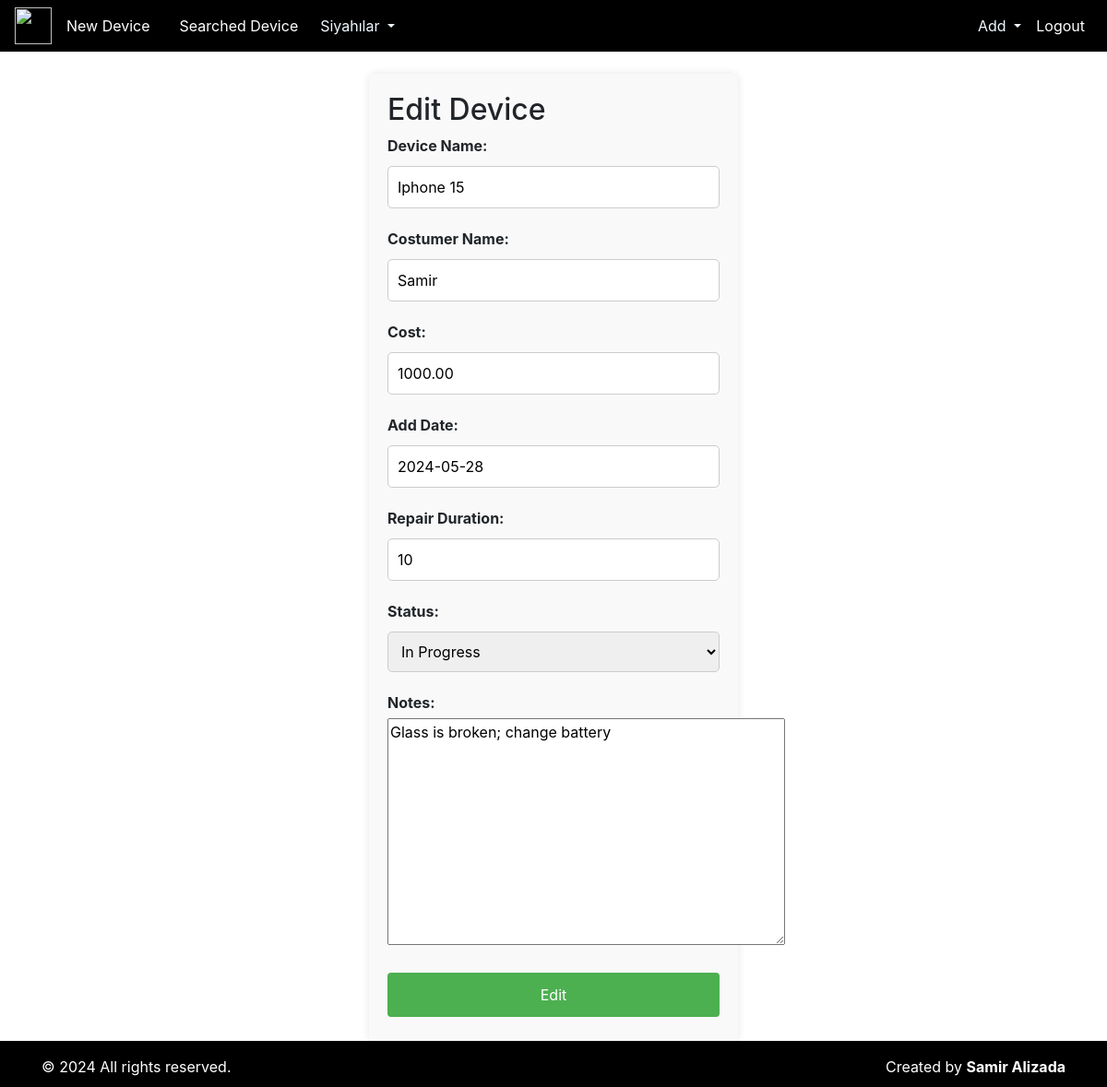
The page /device/1/edit/ (signed in) on the database its author committed.
### repair/models.py (models this page shows, shortened)
class Device(models.Model):
    STATUS_CHOICES = [
        ('Received', 'Received'),
        ('In Progress', 'In Progress'),
        ('Completed', 'Completed'),
        ('Delivered', 'Delivered')
    ]
    series_id = models.CharField(max_length=6, unique=True, blank=True)  # Make sure this is unique
    device_name = models.CharField(max_length=100)
    customer_name = models.CharField(max_length=100)
    repair_cost = models.DecimalField(max_digits=10, decimal_places=2)
    repair_duration = models.IntegerField()
    add_date = models.DateField(default=timezone.now)
    delivery_date = models.DateField()
    status = models.CharField(max_length=20, choices=STATUS_CHOICES, default='Received')
    notes = models.TextField(blank=True, null=True)

### repair/views.py (the view)
# urls.py: path('device/<int:pk>/edit/', device_edit, name='device_edit'),
@login_required
def device_edit(request, pk):
    device = get_object_or_404(Device, pk=pk)
    if request.method == "POST":
        form = DeviceForm(request.POST, instance=device)
        if form.is_valid():
            device = form.save()
            return redirect('device_detail', pk=device.pk)
    else:
        form = DeviceForm(instance=device)
    return render(request, 'repairs/device_edit.html', {'form': form})

### repair/forms.py
class DeviceForm(forms.ModelForm):
    class Meta:
        model = Device
        fields = ['device_name', 'customer_name', 'repair_cost', 'repair_duration', 'add_date', 'status', 'notes']

### templates/repairs/device_edit.html (shortened to what this page needs)
{% include "index.html" %}
{% block content %}
<form method="post">
    <h2>Edit Device</h2>
    <div class="form-group">
        <label for="id_product_name">Device Name:</label>
        {{ form.device_name }}
    </div>
    <div class="form-group">
        <label for="id_date">Costumer Name:</label>
        {{ form.customer_name }}
    </div>
    <div class="form-group">
        <label for="id_price">Cost:</label>
        {{ form.repair_cost }}
    </div>
    <div class="form-group">
        <label for="id_stock_number">Add Date:</label>
        {{ form.add_date }}
    </div>
    <div class="form-group">
        <label for="id_stock_number">Repair Duration:</label>
        {{ form.repair_duration }}
    </div>
    <div class="form-group">
        <label for="id_stock_number">Status:</label>
        {{ form.status }}
    </div>
    <div class="form-group">
        <label for="id_stock_number">Notes:</label>
        {{ form.notes }}
    </div>
    <button type="submit">Edit</button>
</form>
{% endblock content %}

### templates/repairs/device_edit.html (style rules this page uses)
form { max-width: 400px; margin: 0 auto; padding: 20px; background: #f9f9f9; border-radius: 8px; box-shadow: 0 0 10px rgba(0, 0, 0, 0.1); }
input[type="text"], input[type="date"], input[type="number"], input[type="textarea"], select { width: 100%; padding: 10px; margin: 5px 0; border: 1px solid #ccc; border-radius: 5px; box-sizing: border-box; }
button[type="submit"] { background-color: #4CAF50; color: white; padding: 12px 20px; margin: 8px 0; border: none; border-radius: 4px; cursor: pointer; width: 100%; }
label { font-weight: bold; margin-bottom: 5px; }

### rows shown on the page
Device: device_name "Iphone 15", customer_name "Samir", repair_cost "1000.00", add_date "2024-05-28", repair_duration "10", status "In Progress", notes "Glass is broken; change battery"
